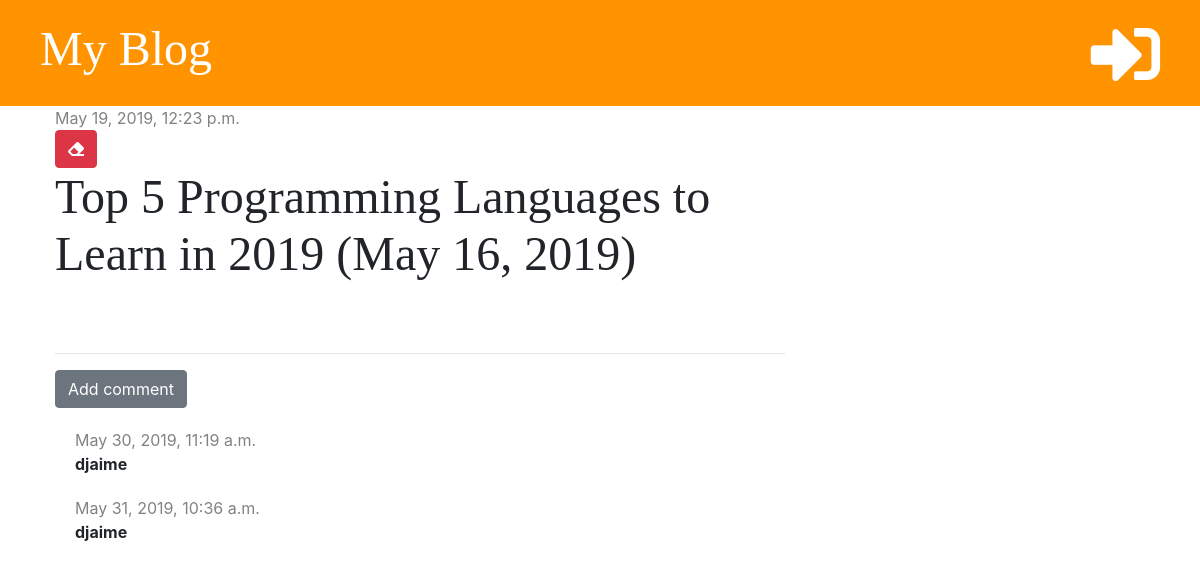
Page /post/2/ on the earlier database version.
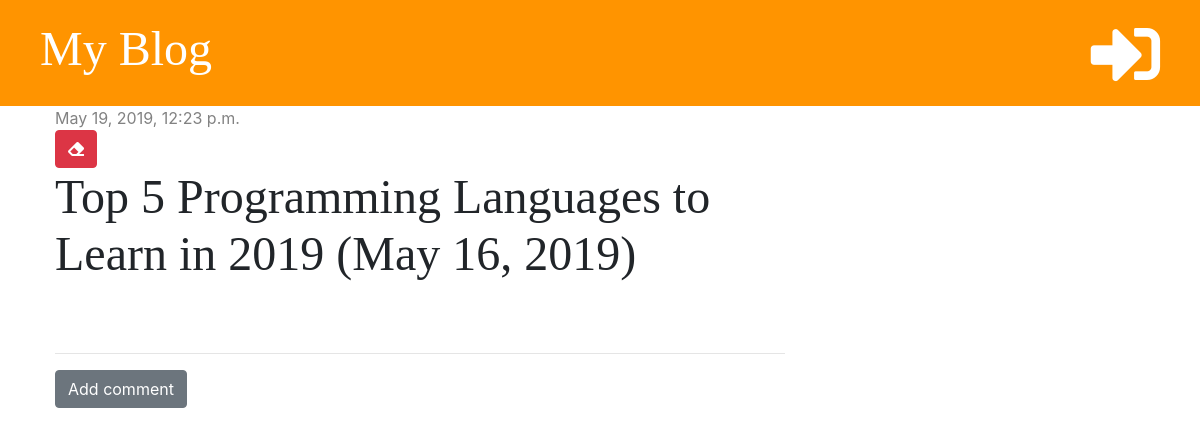
Same page on the later database version.
### blog/models.py (models this page shows, shortened)
class Comment(models.Model):
    post = models.ForeignKey('blog.Post', on_delete=models.CASCADE, related_name='comments')
    author = models.CharField(max_length=200)
    text = models.TextField()
    created_date = models.DateTimeField(default=timezone.now)
    approved = models.BooleanField(default=False)

### blog/views.py (the view)
# urls.py: path('post/<int:pk>/', views.post_detail, name='post_detail'),
def post_detail(request, pk):
    post = get_object_or_404(Post, pk=pk)
    stuff_for_frontend = {'post': post}
    return render(request, 'blog/post_detail.html', stuff_for_frontend)

### blog/templatetags/markdownify.py (called while the page is built)
@register.filter
def markdown(value):
    renderer = HighlightRenderer()
    markdown = mistune.Markdown(renderer=renderer)
    return markdown(value)

### blog/templates/blog/post_detail.html (shortened to what this page needs)
{% extends 'blog/base.html'%}
{% load markdownify %}
{% block content %}
    <div class="post">
        {% if post.published_date %}
            <div class="date">
                {{ post.published_date }}
            </div>
            {% else %}
            <a href="{% url 'post_publish' pk=post.pk %}" class="btn btn-primary">Publish</a>
        {% endif %}
        <a href="{% url 'post_delete' pk=post.pk %}" class="btn btn-danger"
           onclick="return confirm('Are you sure you want to delete this post?')">
            <i class="fas fa-eraser"></i>
        </a>
        <h1>{{ post.title }}</h1>
    </div>
    <hr>
    <a href="{% url 'add_comment_to_post' pk=post.pk %}" class="btn btn-secondary">Add comment</a>
    {% for comment in post.comments.all %}
        {% if user.is_authenticated or comment.approved %}
        <div class="comment">
            <div class="date">
                {{ comment.created_date }}
            </div>
            <strong>{{ comment.author }}</strong>
        </div>
        {% endif %}
    {% empty %}
        <p>No comments yet...</p>
    {% endfor %}
{% endblock %}

Differences in the rows shown:
removed Comment: created_date "May 30, 2019, 11:19 a.m.", author "djaime"
removed Comment: created_date "May 31, 2019, 10:36 a.m.", author "djaime"
